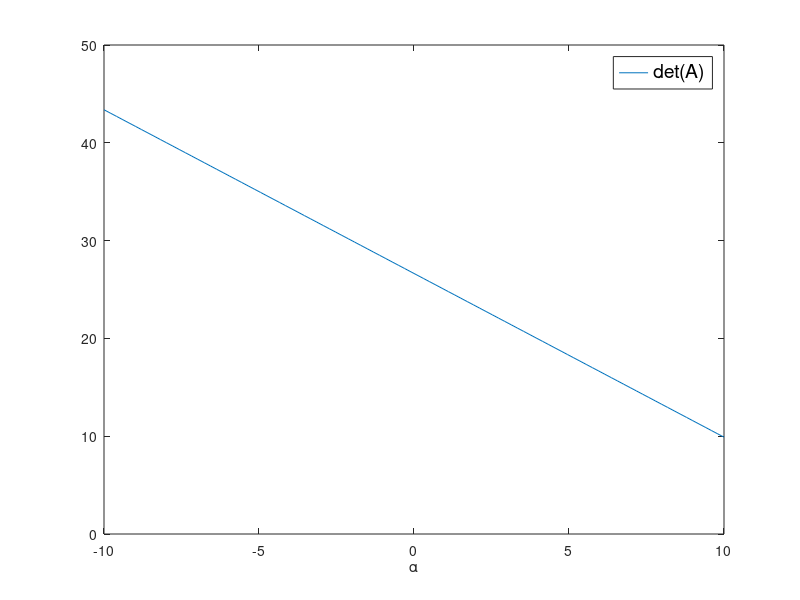

MATLAB code for this plot: (Note: this script raises an error after producing the figure.)
%%
N = 4;
a = 0;
b = pi;

% xval = linspace(0, pi, N+1);
% rng(1);
xval = [a, sort(unifrnd(a, b, 1, N-1)), b];
yval = sin(xval);

h = diff(xval);
lam = h(2:end) ./ (h(1:end-1) + h(2:end));
mu = 1 - lam;
C = 3*lam.*(yval(2:end-1) - yval(1:end-2))./h(1:end-1) +...
    3*mu.*(yval(3:end) - yval(2:end-1))./h(2:end);

A = 2*eye(N+1) + diag([0, mu].*ones(1, N), 1) + diag([lam, 0].*ones(1, N), -1);

%% Stability
alpha = linspace(-10, 10);
detA = zeros(size(alpha));
for k = 1 : length(alpha)
    A(1, 2) = alpha(k);
    detA(k) = det(A);
end

figure(1);
plot(alpha, detA);
xlabel('\alpha');
legend('det(A)', 'FontSize', 14);

%% Border conditions
% First derivative value
A(1, 2) = 0; A(end, end-1) = 0;
A(1, 1) = 1; A(end, end) = 1;
C = [1; C.'; -1];

%% Spline
m = A \ C;
x = linspace(a, b, 3001);
S = zeros(size(x));
for k = 1 : N
    if k == N
        ind = x >= xval(k) & x <= xval(k+1);
        xx = x(x >= xval(k) & x <= xval(k+1));
    else
        ind = x >= xval(k) & x < xval(k+1);
        xx = x(x >= xval(k) & x < xval(k+1));
    end
    S(ind) = hermite_interp(xx, xval(k), xval(k+1), [yval(k), m(k), yval(k+1), m(k+1)]);
end

%% Visualisation
figure(2);
scatter(xval, yval, 'fill');
hold on;
plot(x, S);
hold off;

%% Spline MATLAB
S_m = spline(xval, [1, yval, -1], x);
% S_m = spline(xval, yval, x);
figure(2);
hold on;
plot(x, S_m, ':k');
hold off;
legend('Data', 'Custom Spline', 'Matlab Spline', 'FontSize', 14)
